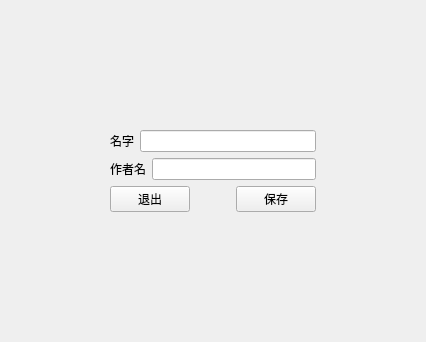
<?xml version="1.0" encoding="UTF-8"?>
<ui version="4.0">
 <class>Form</class>
 <widget class="QWidget" name="Form">
  <property name="geometry">
   <rect>
    <x>0</x>
    <y>0</y>
    <width>426</width>
    <height>342</height>
   </rect>
  </property>
  <property name="windowTitle">
   <string>书籍信息修改界面</string>
  </property>
  <layout class="QGridLayout" name="gridLayout_2">
   <item row="1" column="1">
    <layout class="QGridLayout" name="gridLayout">
     <item row="0" column="0">
      <layout class="QVBoxLayout" name="verticalLayout">
       <item>
        <layout class="QHBoxLayout" name="horizontalLayout_2">
         <item>
          <widget class="QLabel" name="label">
           <property name="text">
            <string>名字</string>
           </property>
          </widget>
         </item>
         <item>
          <widget class="QLineEdit" name="lineEdit"/>
         </item>
        </layout>
       </item>
       <item>
        <layout class="QHBoxLayout" name="horizontalLayout_3">
         <item>
          <widget class="QLabel" name="label_2">
           <property name="text">
            <string>作者名</string>
           </property>
          </widget>
         </item>
         <item>
          <widget class="QLineEdit" name="lineEdit_2"/>
         </item>
        </layout>
       </item>
      </layout>
     </item>
    </layout>
   </item>
   <item row="1" column="2">
    <spacer name="horizontalSpacer_2">
     <property name="orientation">
      <enum>Qt::Horizontal</enum>
     </property>
     <property name="sizeHint" stdset="0">
      <size>
       <width>40</width>
       <height>20</height>
      </size>
     </property>
    </spacer>
   </item>
   <item row="1" column="0">
    <spacer name="horizontalSpacer_3">
     <property name="orientation">
      <enum>Qt::Horizontal</enum>
     </property>
     <property name="sizeHint" stdset="0">
      <size>
       <width>40</width>
       <height>20</height>
      </size>
     </property>
    </spacer>
   </item>
   <item row="0" column="1">
    <spacer name="verticalSpacer">
     <property name="orientation">
      <enum>Qt::Vertical</enum>
     </property>
     <property name="sizeHint" stdset="0">
      <size>
       <width>20</width>
       <height>40</height>
      </size>
     </property>
    </spacer>
   </item>
   <item row="2" column="1">
    <layout class="QHBoxLayout" name="horizontalLayout">
     <item>
      <widget class="QPushButton" name="pushButton">
       <property name="text">
        <string>退出</string>
       </property>
      </widget>
     </item>
     <item>
      <spacer name="horizontalSpacer">
       <property name="orientation">
        <enum>Qt::Horizontal</enum>
       </property>
       <property name="sizeHint" stdset="0">
        <size>
         <width>40</width>
         <height>20</height>
        </size>
       </property>
      </spacer>
     </item>
     <item>
      <widget class="QPushButton" name="pushButton_2">
       <property name="text">
        <string>保存</string>
       </property>
      </widget>
     </item>
    </layout>
   </item>
   <item row="3" column="1">
    <spacer name="verticalSpacer_2">
     <property name="orientation">
      <enum>Qt::Vertical</enum>
     </property>
     <property name="sizeHint" stdset="0">
      <size>
       <width>20</width>
       <height>40</height>
      </size>
     </property>
    </spacer>
   </item>
  </layout>
 </widget>
 <resources/>
 <connections/>
</ui>
